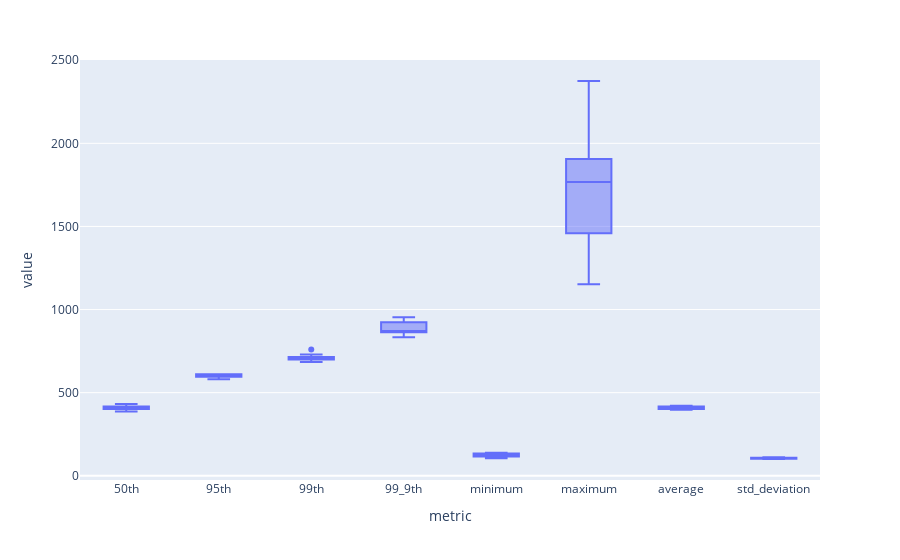

The notebook cell saved with this chart:
### Markdown cell above
Latency measured directly on Solace Broker (broker) via localhost.

### Code cell
fig_box_broker = px.box(df_latency_broker_metrics_list, y="value", x="metric")
fig_box_broker.show()

### Figure 1 — Plotly figure (JSON) as saved in the notebook; plotly's stock layout.template omitted (floating-point values rounded to 4 significant figures)
{"data": [{"alignmentgroup": "True", "hovertemplate": "metric=%{x}<br>value=%{y}<extra></extra>", "legendgroup": "", "marker": {"color": "#636efa"}, "name": "", "notched": false, "offsetgroup": "", "orientation": "v", "showlegend": false, "type": "box", "x": ["50th", "95th", "99th", "99_9th", "minimum", "maximum", "average", "std_deviation", "50th", "95th", "99th", "99_9th", "minimum", "maximum", "average", "std_deviation", "50th", "95th", "99th", "99_9th", "minimum", "maximum", "average", "std_deviation", "50th", "95th", "99th", "99_9th", "minimum", "maximum", "average", "std_deviation", "50th", "95th", "99th", "99_9th", "minimum", "maximum", "average", "std_deviation", "50th", "95th", "99th", "99_9th", "minimum", "maximum", "average", "std_deviation", "50th", "95th", "99th", "99_9th", "minimum", "maximum", "average", "std_deviation", "50th", "95th", "99th", "99_9th", "minimum", "maximum", "average", "std_deviation", "50th", "95th", "99th", "99_9th", "minimum", "maximum", "average", "std_deviation", "50th", "95th", "99th", "99_9th", "minimum", "maximum", "average", "std_deviation"], "x0": " ", "xaxis": "x", "y": [402, 596, 730, 864, 128, 1905, 402, 107.4, 417, 611, 700, 864, 139, 1152, 422, 104.4, 402, 596, 715, 953, 129, 1773, 403, 106.6, 387, 611, 715, 879, 125, 1817, 397, 108.8, 387, 611, 700, 834, 137, 1322, 402, 108.1, 402, 596, 700, 894, 134, 1459, 405, 102, 417, 611, 760, 953, 115, 1924, 416, 110.9, 402, 581, 685, 923, 106, 1541, 404, 100.9, 432, 596, 685, 834, 116, 2375, 418, 108.3, 402, 596, 700, 864, 118, 1761, 405, 101.9], "y0": " ", "yaxis": "y"}], "layout": {"boxmode": "group", "legend": {"tracegroupgap": 0}, "margin": {"t": 60}, "xaxis": {"anchor": "y", "domain": [0, 1], "title": {"text": "metric"}}, "yaxis": {"anchor": "x", "domain": [0, 1], "title": {"text": "value"}}}}
